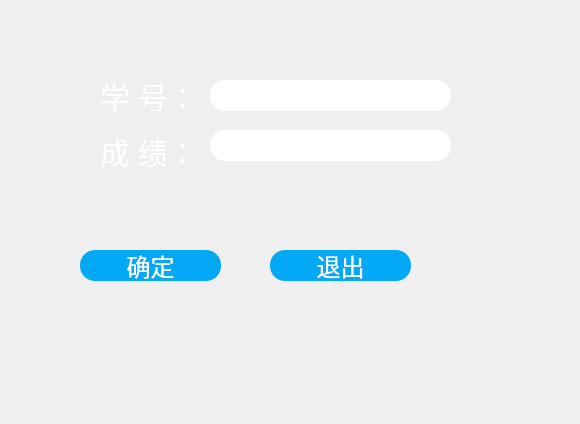
<?xml version="1.0" encoding="UTF-8"?>
<ui version="4.0">
 <class>change_student</class>
 <widget class="QMainWindow" name="change_student">
  <property name="geometry">
   <rect>
    <x>0</x>
    <y>0</y>
    <width>580</width>
    <height>424</height>
   </rect>
  </property>
  <property name="windowTitle">
   <string>修改学生信息页面</string>
  </property>
  <property name="styleSheet">
   <string notr="true">*{
font-size:24px;
font-family:sans-serif;
}
#centralwidget{   
border-image:url(:/image/7.jpg);
}
QFrame{
background:rgba(0,0,0,0);
border-radius:15px;
}
QPushButton{
background:#03a9f4;
color:#fff;
border-radius:15px;
}
QLineEdit{
border-radius:15px;
color:#03a9f4;
}
QLabel{
color:#fff;
background:transparent;
font-size:30px;
}
QComboBox{
	background:#03a9f4;
color:#fff;
border-radius:15px;
}</string>
  </property>
  <widget class="QWidget" name="centralwidget">
   <widget class="QLineEdit" name="lineEdit">
    <property name="geometry">
     <rect>
      <x>210</x>
      <y>80</y>
      <width>241</width>
      <height>31</height>
     </rect>
    </property>
   </widget>
   <widget class="QLabel" name="label">
    <property name="geometry">
     <rect>
      <x>100</x>
      <y>80</y>
      <width>231</width>
      <height>31</height>
     </rect>
    </property>
    <property name="text">
     <string>学 号：</string>
    </property>
   </widget>
   <widget class="QLineEdit" name="lineEdit_2">
    <property name="geometry">
     <rect>
      <x>210</x>
      <y>130</y>
      <width>241</width>
      <height>31</height>
     </rect>
    </property>
   </widget>
   <widget class="QLabel" name="label_2">
    <property name="geometry">
     <rect>
      <x>100</x>
      <y>130</y>
      <width>221</width>
      <height>41</height>
     </rect>
    </property>
    <property name="text">
     <string>成 绩：</string>
    </property>
   </widget>
   <widget class="QPushButton" name="pushButton">
    <property name="geometry">
     <rect>
      <x>80</x>
      <y>250</y>
      <width>141</width>
      <height>31</height>
     </rect>
    </property>
    <property name="text">
     <string>确定</string>
    </property>
   </widget>
   <widget class="QPushButton" name="pushButton_2">
    <property name="geometry">
     <rect>
      <x>270</x>
      <y>250</y>
      <width>141</width>
      <height>31</height>
     </rect>
    </property>
    <property name="text">
     <string>退出</string>
    </property>
   </widget>
  </widget>
 </widget>
 <resources/>
 <connections/>
</ui>
